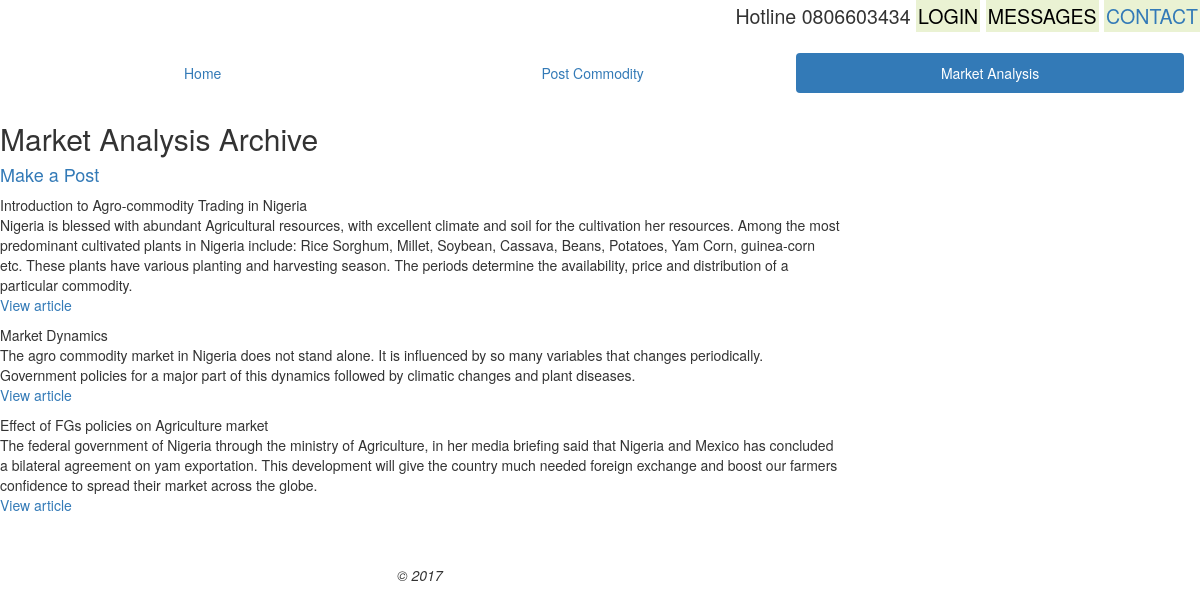
The page /index.php/market on the database its author committed.
### tables this page shows
CREATE TABLE IF NOT EXISTS `market` (
  `id` int(20) NOT NULL,
  `title` varchar(128) NOT NULL,
  `slug` varchar(128) NOT NULL,
  `text` text NOT NULL
);

### application/controllers/Market.php (called while the page is built, shortened)
<?php
class Market extends CI_Controller {
	public function __construct()
	{
		$this->load->model('market_model');
		$this->load->helper('url_helper');
	}
	public function index()
	{
		$data['market'] = $this->market_model->get_market();
		$data['title'] = 'Market Analysis Archive';
		$this->load->view('templates/header', $data);
		$this->load->view('market/index', $data);
		$this->load->view('templates/footer');
	}
	public function marketPost()
	{
		$this->load->helper('form');
		$this->load->library('form_validation');
		$data['title'] = 'Post an Article';
		$this->form_validation->set_rules('title', 'Title', 'required');
		$this->form_validation->set_rules('text', 'Text', 'required');
	if($this->form_validation->run() ===FALSE)
	{
	$this->load->view('templates/header', $data);
	$this->load->view('market/marketPost');
	$this->load->view('templates/footer');
	}
	else
	{
		$this->market_model->set_marketPost();
		$this->load->view('market/success');
	}
}	}

### index.php (called while the page is built, shortened)
<?php
require_once BASEPATH.'core/CodeIgniter.php';

### application/models/Market_model.php (called while the page is built, shortened)
<?php
class Market_model extends CI_Model {
	public function get_market($slug=FALSE)
	{
		if($slug===FALSE)
		{
			$query = $this->db->get('market');
			return $query->result_array();
		}
		$query = $this->db->get_where('market', array('slug'=>$slug));
		return $query->row_array();
	}
}

### application/views/market/index.php (the view, shortened to what this page needs)
<h4><a href="<?php echo site_url('market/marketpost'); ?>">Make a Post</a></h4>
<div id="container" style="width:70%">
<?php foreach ($market as $market_item): ?>
<?php echo $market_item['title']; ?>
<div class = "main">
<?php echo $market_item['text']; ?>
<p><a href="<?php echo site_url('market/'.$market_item['slug']); ?>">View article</a></p>
</div>
<?php endforeach; ?>

### application/views/templates/header.php (shortened to what this page needs)
<!DOCTYPE html>
<html lang="en">
  <head>
    <?php
    echo link_tag('css/bootstrap.min.css');
    echo link_tag('css/commodity_table.css');
    ?>
  </head>
  <body>
<nav>
<ul style="list-style-type:none;
text-align: right;
margin:0;
padding:0;
padding-top:2px;
padding-bottom:2px;
font-size:1.4em;">
<li style="display: inline">Hotline 0806603434</li>
 <li style="display: inline;" >
 <a href="<?php
if(isset($_SESSION["'user_id'"]))
{
  echo site_url('user/user_logout/');
}
else
{
  echo site_url('user/login_view/');
}
 ?>"style="a:link:font-weight:bold;
color:#000;
background-color:#EAF2D3;
text-align:right;
padding:2px;
text-decoration:none;
text-transform:uppercase;" >
<?php
if(isset($_SESSION['user_id']))
{
  echo 'logout';
}
else if(!isset($_SESSION['user_id']))
{
  echo 'login';
}
else
{
}
 ?></a></li>
<li style="display: inline;" ><a class="top_bar" href="<?php echo site_url('messages/message_home/'); ?>" style="a:link:font-weight:bold;
color:#000;
background-color:#EAF2D3;
text-align:right;
padding:2px;
text-decoration:none;
text-transform:uppercase;" >Messages<?php
 if(isset($_SESSION['newmail_count']) && $_SESSION['newmail_count']!==0)
 {
  echo "<b><font color='red'>(".$_SESSION['newmail_count'].")</font></b>";
  } ?></a></li>
<li style="display: inline;" ><a href="#" class="top_bar"  style="
background-color:#EAF2D3;
text-align:right;
padding:2px;
text-decoration:none;
text-transform:uppercase;" >Contact</a></li>
 </ul>
 </nav>
<br />
<nav class="navbar">
<div class="container-fluid">
 <ul class="nav nav-justified  nav-pills">
  <li role="presentation" id="home-link"><a href="<?php echo site_url(); ?>">Home</a></li>
  <li role="presentation" id="post-link"><a href="<?php echo site_url('commodities/create/'); ?>">Post Commodity</a></li>
  <li role="presentation" id="market-link"><a href="<?php echo site_url('market/'); ?>">Market Analysis</a></li>
</ul>
</div>
</nav>
<?php
if (!empty($title))
{
echo '<h2>'.$title.'</h2>';
}
 ?>

### application/views/templates/footer.php
<br/><br />
<div class="text-center">
<em>&copy; 2017</em>
</div>

### application/views/market/index.php (style rules this page uses)
#market-link a { color: #fff; background-color: #337ab7; border-radius: 4px; }

### rows shown on the page
market: title "Introduction to Agro-commodity Trading in Nigeria", text "Nigeria is blessed with abundant Agricultural resources, with excellent climate and soil for the cultivation her resources. Among the most predominant cultivated plants in Nigeria include: Rice Sorghum, Millet, Soybean, Cassava, Beans, Potatoes, Yam Corn, guinea-corn etc. These plants have various planting and harvesting season. The periods determine the availability, price and distribution of a particular commodity."
market: title "Market Dynamics", text "The agro commodity market in Nigeria does not stand alone. It is influenced by so many variables that changes periodically. Government policies for a major part of this dynamics followed by climatic changes and plant diseases."
market: title "Effect of FGs policies on Agriculture market", text "The federal government of Nigeria through the ministry of Agriculture, in her media briefing said that Nigeria and Mexico has concluded a bilateral agreement on yam exportation. This development will give the country much needed foreign exchange and boost our farmers confidence to spread their market across the globe."

### other values the page prints
$title "Market Analysis Archive"
